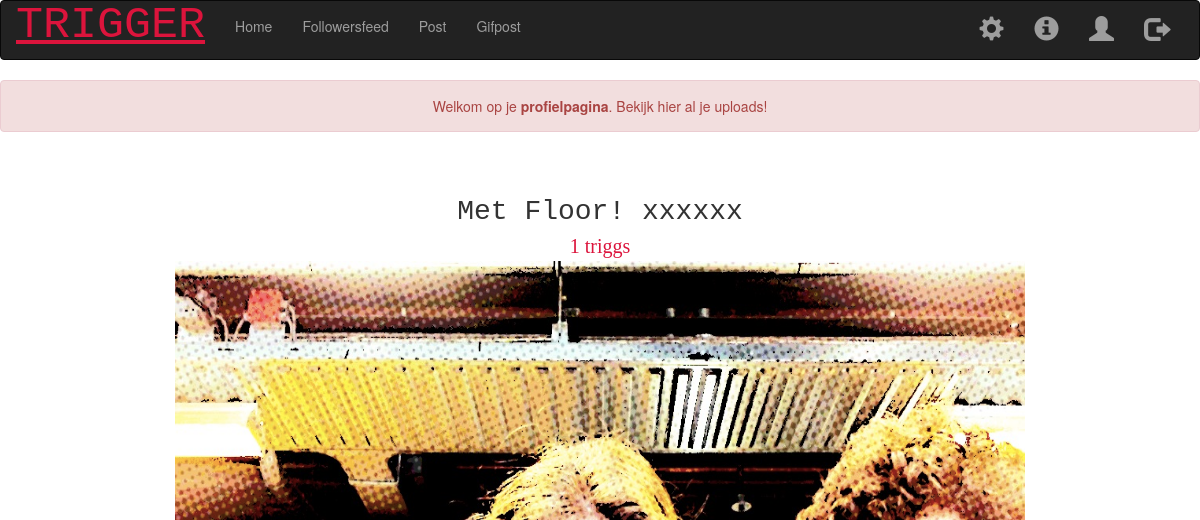
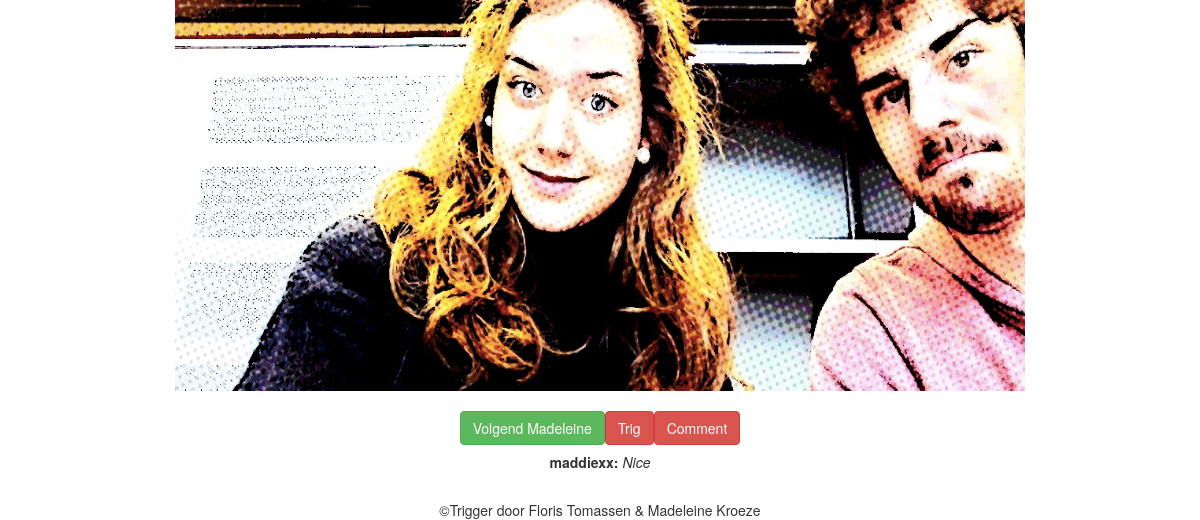
/profile (signed in), run on an earlier commit of the app's database (2 pictures, top to bottom).
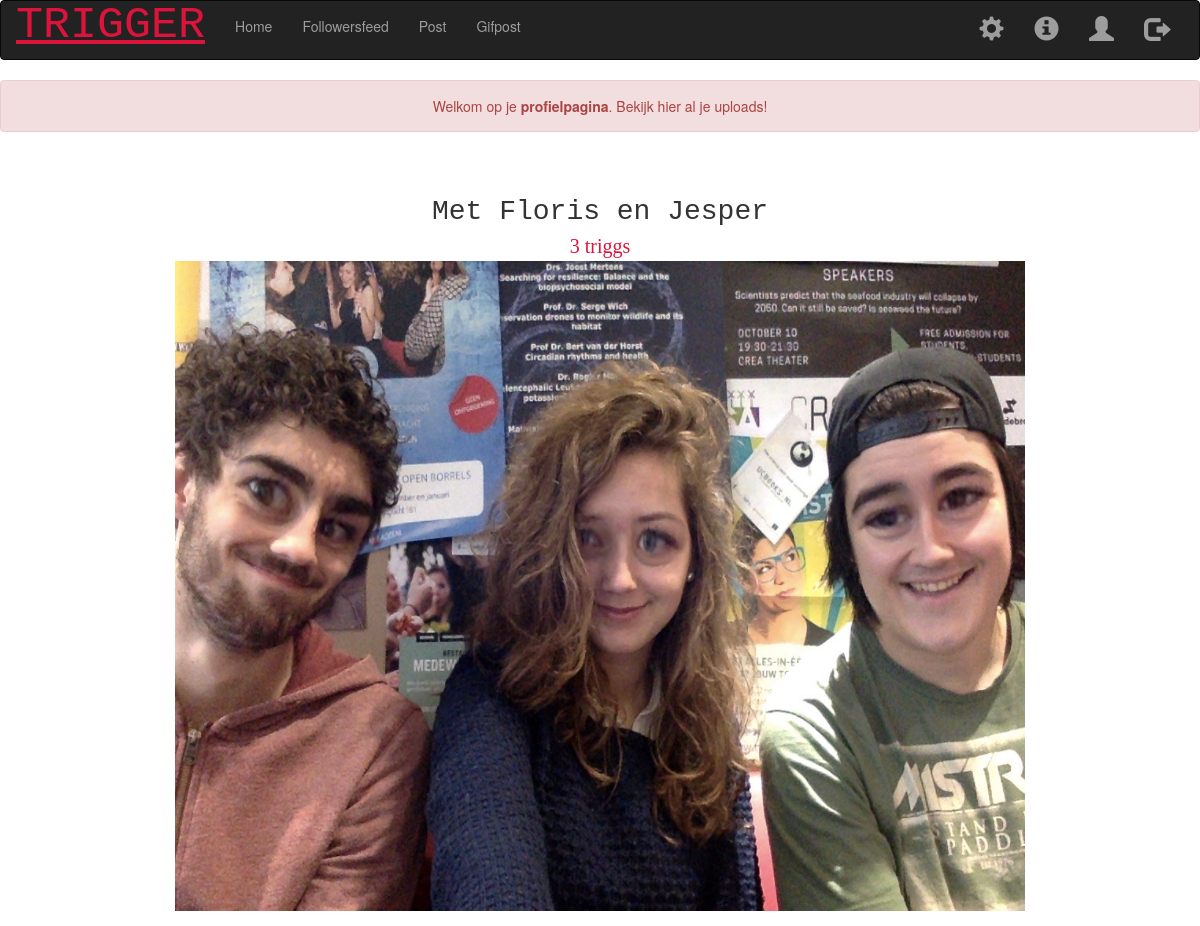
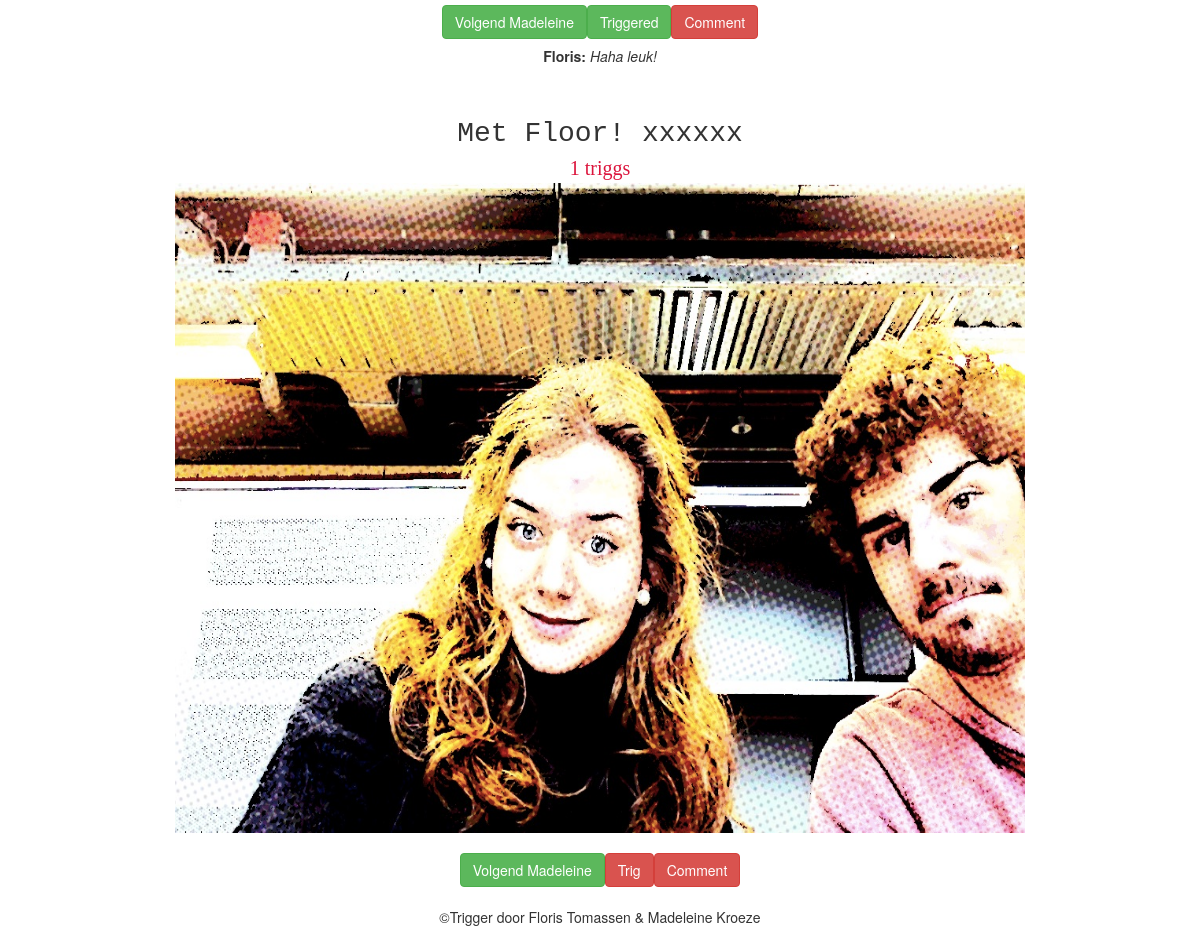
And on a later commit of the database (2 pictures, top to bottom).
### tables this page shows
CREATE TABLE 'gallery' ('photo_id' INTEGER PRIMARY KEY AUTOINCREMENT NOT NULL,'photo_description' TEXT, 'photo_user_id' INTEGER, 'photo_date' DATETIME DEFAULT CURRENT_TIMESTAMP, 'photo_name'  TEXT NOT NULL  );

CREATE TABLE 'users' ('id' INTEGER PRIMARY KEY AUTOINCREMENT NOT NULL, 'hash' TEXT NOT NULL, 'username' TEXT NOT NULL DEFAULT 'UNIQUE');

CREATE TABLE 'comments' ('user_id' INTEGER, 'photo_id' INTEGER,'photo_comment' TEXT);

### application.py (the view)
@app.route("/profile", methods=['GET', 'POST'])
@helpers.login_required
def profile():
    if request.method == "GET":
        user = helpers.current_user()
        uploads = helpers.profile_feed(user)
        volgend = helpers.volgend()
        getrigged = helpers.getrigged()
        if not uploads:
            return helpers.apology("Geen foto's beschikbaar.")
        return render_template("profile.html", user=user, uploads=uploads, volgend=volgend, getrigged=getrigged)
    else:
        return render_template("profile.html")

### helpers.py (called while the page is built)
def login_required(f):
    @wraps(f)
    def decorated_function(*args, **kwargs):
        if session.get("user_id") is None:
            return redirect("/login")
        return f(*args, **kwargs)
    return decorated_function

def getrigged():
    getrigged = db.execute("SELECT photo_id FROM triggers WHERE user_id = :user_id", user_id=session["user_id"])
    triggs = []
    for trig in getrigged:
        triggs.append(trig['photo_id'])
    return triggs

def volgend():
    volgend = db.execute("SELECT follower_id FROM volgen WHERE user_id = :user_id", user_id=session["user_id"])
    volgers = []
    for volg in volgend:
        volgers.append(volg['follower_id'])
    return volgers

def current_user():
    userpage = db.execute("SELECT photo_user_id FROM gallery WHERE photo_user_id = :user_id", user_id=session["user_id"])
    user = []
    for us in userpage:
        user.append(us['photo_user_id'])
    return user

### templates/profile.html (shortened to what this page needs)
{% extends "layout.html" %}
{% block main %}
    <center>
        <p>
        <div class="alert alert-danger">
            Welkom op je <strong>profielpagina</strong>. Bekijk hier al je uploads!
        </div>
        </p>
    </center>
    {% for photo in uploads %}
        <div>
            <center>
            <br><br>
            {% if photo.photo_name.replace("'" , "")[:5] == 'https'  %}
                <div class="img-text" style="font-size: 20px; font-family: cursive; color:crimson">{{ photo.trigs }} triggs </div>
                <img src="{{ url_for('getgif', gifje=photo.photo_name.split('/')[4])   }}" width="500" height="500">
            {% else %}
                <div style="font-size: 28px; font-family: monospace;">  {{photo.photo_description }} </div>
                <div class="img-text" style="font-size: 20px; font-family: cursive; color:crimson">{{ photo.trigs }} triggs </div>
                <img src = "static/img/{{ photo.photo_name }}" width="850" height="650">
            {% endif %}
            <br> </br>
            <div class="btn-group" style='display: inline-flex'>
                {% if photo.photo_user_id in volgend %}
                <form action = "{{ url_for('follow') }}" method = "post" onsubmit="return value">
                <button name="follow"  class = "btn btn-success btn-block"  value="{{ photo.photo_user_id }}">Volgend {{photo.username}}</button>
                </form>
                {% else %}
                <form action = "{{ url_for('follow') }}" method = "post" onsubmit="return value">
                <button name="follow"  class = "btn btn-danger btn-block"  value="{{ photo.photo_user_id }}">Volg {{photo.username}}</button>
                </form>
                {% endif %}
                {% if photo.photo_id in getrigged %}
                <form action = "{{ url_for('trigg') }}" method = "post" onsubmit="return value">
                <button name="trigg" class = "btn btn-success btn-block" value = "{{ photo.photo_id }}">Triggered</button>
                </form>
                {% else %}
                <form action = "{{ url_for('trigg') }}" method = "post" onsubmit="return value">
                <button name="trigg" class = "btn btn-danger btn-block" value = "{{ photo.photo_id }}">Trig</button>
                </form>
                {% endif %}
                <form action = "{{ url_for('comment', picid = photo["photo_id"]) }}" method = "post" onsubmit="return value">
                <button name="comment" class = "btn btn-danger btn-block" value = "{{ photo.photo_id }}">Comment</button>
                </form>
                <br>
            </center>
        </div>
        {% for comment in photo.comments %}
        <center>
            <h5><b>{{ comment.username }}:</b> <i>{{ comment.photo_comment }}</p></h5>
        </center>
        {% endfor %}
    {% endfor %}
        <center>
            <br>
            ©Trigger door Floris Tomassen & Madeleine Kroeze
        </center>
</body>
{% endblock %}

What changed in the data, as far as the page shows it:
added gallery: photo_description "Met Floris en Jesper", trigs "3", photo_name (picture), {{ photo.photo_user_id }} 12 (drawn), username "Madeleine", {{ photo.photo_id }} 52 (drawn)
added comments: username "Floris", photo_comment "Haha leuk!", shown under "Met Floris en Jesper"
changed gallery "Met Floor! xxxxxx": loses comments (username "maddiexx", photo_comment "Nice")
